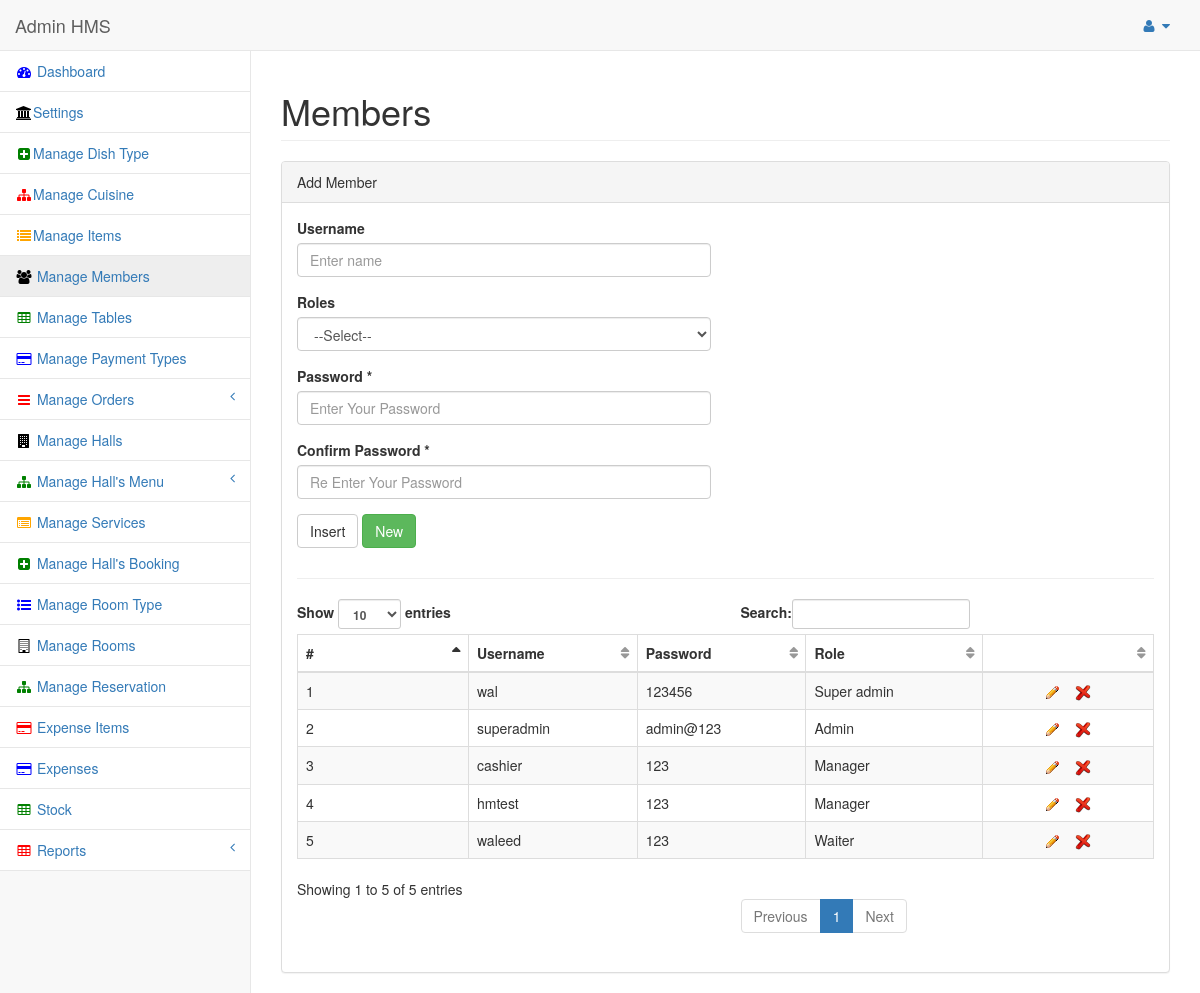
The page /admin/panel/members.php (signed in) on the database its author committed.
### tables this page shows
CREATE TABLE IF NOT EXISTS `users` (
  `u_id` int(6) NOT NULL AUTO_INCREMENT,
  `fname` varchar(25) NOT NULL,
  `sname` varchar(25) NOT NULL,
  `username` varchar(30) NOT NULL,
  `pass` text NOT NULL,
  `phone` int(25) DEFAULT NULL,
  `mobile` int(11) DEFAULT NULL,
  `fax` int(11) DEFAULT NULL,
  `email` varchar(65) DEFAULT NULL,
  `dateregistered` date DEFAULT NULL,
  `countrycode` smallint(6) DEFAULT NULL,
  `role_id` int(11) NOT NULL,
  `u_status` int(11) NOT NULL,
  PRIMARY KEY (`u_id`),
  UNIQUE KEY `userid` (`u_id`),
  UNIQUE KEY `loginname` (`username`),
  KEY `names` (`fname`,`sname`)
);

CREATE TABLE IF NOT EXISTS `roles` (
  `role_id` int(11) NOT NULL AUTO_INCREMENT,
  `role_name` text NOT NULL,
  `role_status` int(11) NOT NULL,
  `cat` int(11) NOT NULL,
  PRIMARY KEY (`role_id`)
);

### functions.php (called while the page is built, shortened)
<?php
function get_title($mode,$text){
switch($mode)
{
case role:	   $sql2 = "select role_name title from roles where cat ='$text'"; break;
}
$result = mysql_query($sql2);
$rows = mysql_fetch_assoc($result);
$title	= $rows["title"];
return $title;
}
?>

### admin/panel/view_members.php (the view, shortened to what this page needs)
<?php require_once('../../conn/db.php');
 require_once('../../functions.php'); ?>
                            <div class="dataTable_wrapper">
                                <table class="table table-striped table-bordered table-hover" id="dataTables-example">
                                    <thead>
                                        <tr>
                                            <th width="20%">#</th>
                                            <th>Username</th>
                                            <th>Password</th>
                                            <th>Role</th>
											<th width="20%"> </th>
                                        </tr>
                                    </thead>
                                    <tbody>
									                 <?php
				$insertSQL = "SELECT * FROM users where u_status = 0";
				$Result1 = mysql_query($insertSQL, $dbconfig) or die(mysql_error());
				while($row = mysql_fetch_assoc($Result1))
				{
				$u_id = $row["u_id"];
				$username = $row["username"];
				$pass = $row["pass"];
				$role_id = $row["role_id"];
						?>
                                        <tr class="odd gradeX">
                                            <td><?php echo $mc = $mc + 1; ?></td>
                                            <td><?php echo $username; ?></td>
                                            <td><?php echo $pass; ?></td>
                                            <td><?php echo get_title(role,$role_id); ?></td>
                                            <td align="center"><a href="members.php?u_id=<?php echo $u_id; ?>" title="Edit"> <img src="img/edit.gif" alt="HMS" /></a>
											<a href="#" class="delete_class<?php echo $u_id; ?>" id="confirm<?php echo $u_id; ?>" value="<?php echo $u_id; ?>"  title="Delete" > <img src="img/delete.png" alt="HMS" /></a>
											</td>
                                        </tr>
				<?php } ?>
                                     </tbody>
                                </table>
                            </div>

### rows shown on the page
users: username "wal", pass "123456", role.role_name "Super admin", $u_id 5 (drawn)
users: mc "2", username "superadmin", pass "admin@123", role.role_name "Admin", $u_id 7 (drawn)
users: mc "3", username "cashier", pass "123", role.role_name "Manager", $u_id 8 (drawn)
users: mc "4", username "hmtest", pass "123", role.role_name "Manager", $u_id 10 (drawn)
users: mc "5", username "waleed", pass "123", role.role_name "Waiter", $u_id 11 (drawn)
